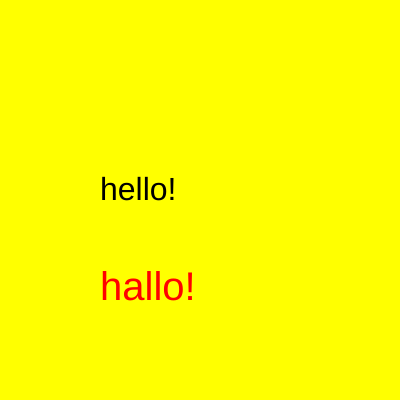
Frame 1 (no input)
Frame 60 (no input): identical to frame 1, image omitted
Frame 120 (the mouse pressed at the canvas centre since frame 60): identical to frame 1, image omitted

The p5.js sketch that drew this single still picture (run headless with seeded random() and noise() and a simulated clock; from frame 60 on, the mouse is pressed at the canvas centre):

// p5.js sketch
// ── sketch.js
function setup() {
  createCanvas(400, 400);
  background("yellow");
  
  // set size of any text we draw
  textSize(32);
  // draw some text on canvas
  text("hello!", 100, 200);
  
  // change color of anything we draw
  fill("red");
  // change text size of anything we draw
  textSize(40);
  // draw some more text on canvas
  text("hallo!", 100, 300);
}

function draw() {
}
